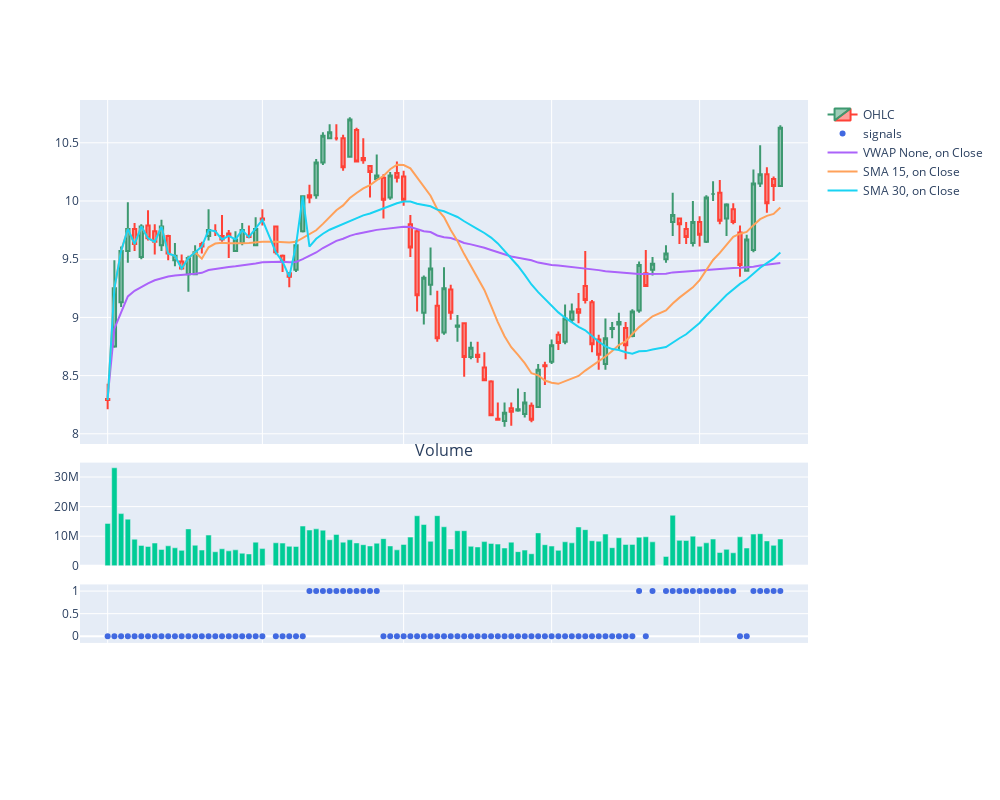

Notebook code cell kept with this figure:
### Markdown cell above
## Confluence

### Code cell
period = 15
indicator =  "SMA"
ma_crossover2 = Crossover(period, indicator = indicator, on = "Close", invert = False)

period = 30
indicator =  "SMA"
ma_crossover3 = Crossover(period, indicator = indicator, on = "Close", invert = False)

signal_list = [vwap_crossover, ma_crossover2, ma_crossover3]
ma_confl = Confluence(signals_list = signal_list, max_signals = 3)
ma_confl.plot_signals(data, signal_type = 'con')
ma_confl.plot_signals(data, signal_type = 'dis')

ma_confl = Confluence(signals_list = signal_list, max_signals = 2)
ma_confl.plot_signals(data, signal_type = 'con')
ma_confl.plot_signals(data, signal_type = 'dis')

ma_confl = Confluence(signals_list = signal_list, max_signals = 2, invert = True)
ma_confl.plot_signals(data, signal_type = 'con')
ma_confl.plot_signals(data, signal_type = 'dis')
